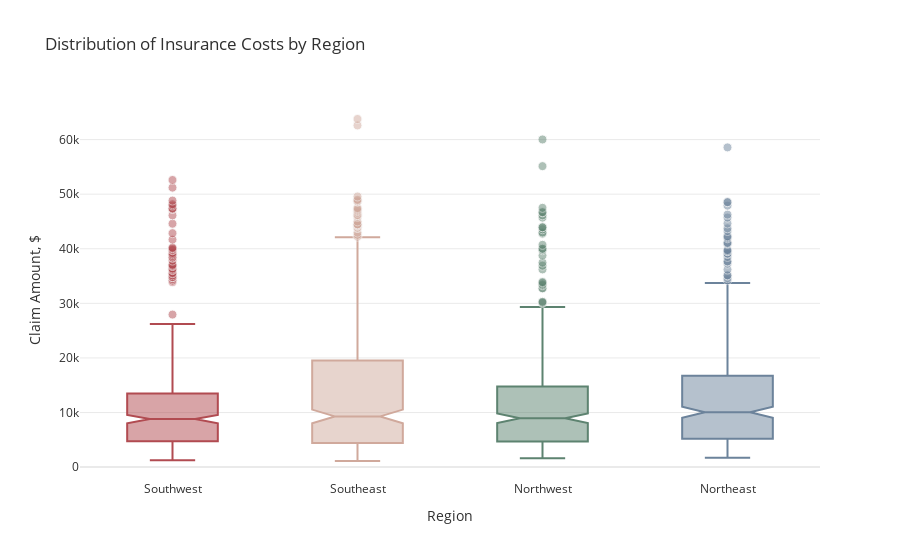

Source (notebook cell):
### Markdown cell above
# <div style="color:white;display:fill;border-radius:5px;background-color:#84A3C3;overflow:hidden"><p style="padding:20px;color:white;overflow:hidden;font-size:100%;margin:0"><b>3 |</b> Exploratory Data Analysis</p></div>

### Code cell
init_notebook_mode(connected=True)
px.defaults.template = "plotly_white"
plot_df=ins.copy()
fig = px.box(plot_df, x="region", y="charges", color="region", 
             notched=True, points="outliers", height=600,
             title="Distribution of Insurance Costs by Region",
             color_discrete_sequence=['#B14B51', '#D0A99C', '#5D8370', '#6C839B'])
fig.update_traces(marker=dict(size=9, opacity=0.5, line=dict(width=1,color="#F7F7F7")), showlegend=False)
fig.update_layout(font_color="#303030", xaxis_title='Region', yaxis_title='Claim Amount, $',
                  yaxis=dict(showgrid=True, gridwidth=1, gridcolor='#EAEAEA', zerolinecolor='#EAEAEA'))
fig.show()

### Figure 1 — Plotly figure (JSON) as saved in the notebook; plotly's stock layout.template omitted (floating-point values rounded to 4 significant figures; data arrays with more than 128 entries replaced by an {"elided": "..."} marker saying what was removed)
{"data": [{"alignmentgroup": "True", "boxpoints": "outliers", "hovertemplate": "region=%{x}<br>charges=%{y}<extra></extra>", "legendgroup": "Southwest", "marker": {"color": "#B14B51", "line": {"color": "#F7F7F7", "width": 1}, "opacity": 0.5, "size": 9}, "name": "Southwest", "notched": true, "offsetgroup": "Southwest", "orientation": "v", "showlegend": false, "x": {"elided": "325 str values"}, "x0": " ", "xaxis": "x", "y": {"elided": "325 float values"}, "y0": " ", "yaxis": "y", "type": "box"}, {"alignmentgroup": "True", "boxpoints": "outliers", "hovertemplate": "region=%{x}<br>charges=%{y}<extra></extra>", "legendgroup": "Southeast", "marker": {"color": "#D0A99C", "line": {"color": "#F7F7F7", "width": 1}, "opacity": 0.5, "size": 9}, "name": "Southeast", "notched": true, "offsetgroup": "Southeast", "orientation": "v", "showlegend": false, "x": {"elided": "364 str values"}, "x0": " ", "xaxis": "x", "y": {"elided": "364 float values"}, "y0": " ", "yaxis": "y", "type": "box"}, {"alignmentgroup": "True", "boxpoints": "outliers", "hovertemplate": "region=%{x}<br>charges=%{y}<extra></extra>", "legendgroup": "Northwest", "marker": {"color": "#5D8370", "line": {"color": "#F7F7F7", "width": 1}, "opacity": 0.5, "size": 9}, "name": "Northwest", "notched": true, "offsetgroup": "Northwest", "orientation": "v", "showlegend": false, "x": {"elided": "325 str values"}, "x0": " ", "xaxis": "x", "y": {"elided": "325 float values"}, "y0": " ", "yaxis": "y", "type": "box"}, {"alignmentgroup": "True", "boxpoints": "outliers", "hovertemplate": "region=%{x}<br>charges=%{y}<extra></extra>", "legendgroup": "Northeast", "marker": {"color": "#6C839B", "line": {"color": "#F7F7F7", "width": 1}, "opacity": 0.5, "size": 9}, "name": "Northeast", "notched": true, "offsetgroup": "Northeast", "orientation": "v", "showlegend": false, "x": {"elided": "324 str values"}, "x0": " ", "xaxis": "x", "y": {"elided": "324 float values"}, "y0": " ", "yaxis": "y", "type": "box"}], "layout": {"xaxis": {"anchor": "y", "domain": [0, 1], "title": {"text": "Region"}, "categoryorder": "array", "categoryarray": ["Southwest", "Southeast", "Northwest", "Northeast"], "type": "category", "range": [-0.5, 3.5], "autorange": true}, "yaxis": {"anchor": "x", "domain": [0, 1], "title": {"text": "Claim Amount, $"}, "showgrid": true, "gridwidth": 1, "gridcolor": "#EAEAEA", "zerolinecolor": "#EAEAEA", "type": "linear", "range": [-2359.0, 67250.0], "autorange": true}, "legend": {"title": {"text": "region"}, "tracegroupgap": 0}, "title": {"text": "Distribution of Insurance Costs by Region"}, "boxmode": "overlay", "font": {"color": "#303030"}, "autosize": true}}
